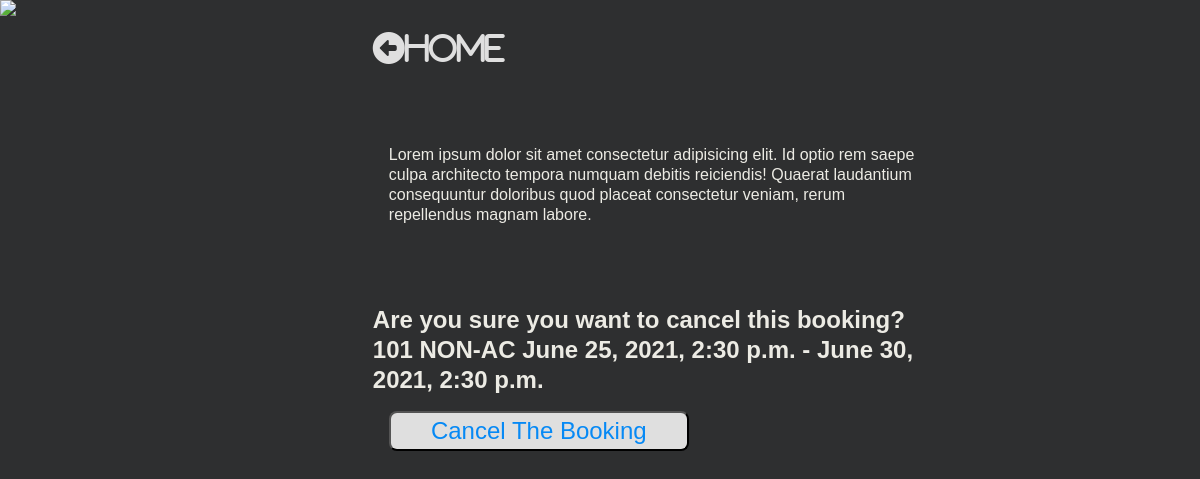
Page /booking/cancel/5 (signed in) on the committed database.
### main/models.py (models this page shows, shortened)
class Booking(models.Model):
    user = models.ForeignKey(settings.AUTH_USER_MODEL, on_delete=models.CASCADE)
    room = ForeignKey(Room, on_delete=models.CASCADE)
    check_in = models.DateTimeField()
    check_out = models.DateTimeField()
    def get_room_catagory(self):
        room_catagories = dict(self.room.Room_Catagories)
        room_catagory = room_catagories.get(self.room.catagory)
        return room_catagory

class Room(models.Model):
    Room_Catagories=(
        ('YAC', 'AC'),
        ('NAC', 'NON-AC'),
        ('DEL', 'DELUXE'),
        ('KIN', 'KING'),
        ('QUE', 'QUEEN'),
    )
    number = models.IntegerField()
    catagory = models.CharField(max_length=3, choices=Room_Catagories)
    beds = models.IntegerField()
    capasity = models.IntegerField()

### main/views.py (the view)
# urls.py: path('booking/cancel/<pk>',CancelBookingView.as_view(), name='CancelBookingView')
class CancelBookingView(LoginRequiredMixin, DeleteView):
    model = Booking
    success_url = reverse_lazy('booking')

### main/templates/main/booking_confirm_delete.html (shortened to what this page needs)
{% load static %}
<!DOCTYPE html>
<html lang="en">
<head>
    <link rel="stylesheet" href="{% static 'main/detail.css' %}">
</head>
<body>
    <div class="content">
        <div class="image">
            <img
                src="https://source.unsplash.com/a8iCZvtrHpQ/800x450">
        </div>
        <div class="room">
            <div class="home">
                <a href="{% url 'rooms' %}"><i class="fas fa-arrow-alt-circle-left">Home</i></a>
            </div>
            <div class="room-info">
                <p>Lorem ipsum dolor sit amet consectetur adipisicing elit. Id optio rem saepe culpa architecto tempora
                    numquam debitis reiciendis! Quaerat laudantium consequuntur doloribus quod placeat consectetur
                    veniam,
                    rerum repellendus magnam labore. </p>
            </div>
            <form id="booking-form" action="" method="POST">
                <h2>Are you sure you want to cancel this booking?  </h2>
                <h2>{{booking.room.number}} {{booking.get_room_catagory}} {{booking.check_in}} - {{booking.check_out}}</h2>
                <div class="input-div">
                    <button type="submit">Cancel The Booking</button>
                </div>
            </form>
        </div>
    </div>
</body>
</html>

### main/static/main/detail.css (style rules this page uses)
* { padding:0; margin:0; box-sizing: border-box; }
body { background-color: rgb(46, 47, 48); color: rgb(236, 235, 228); font-family: sans-serif; line-height: 1.25; height: 100vh; }
.content { display: flex; flex-direction: row; flex-wrap: wrap; width:100%; justify-content: left; }
.image { flex: 0.3; }
.room { flex:0.5; margin: 2rem; display:flex; text-align: left; align-items: start; flex-direction: column; }
.home { flex: 0.2; }
.room-info { flex: 0.4; margin: 5rem 1rem; }
form { display: flex; flex: 0.4 1 auto; flex-direction: column; }
.image img { flex:1; max-height: 99.2vh; }
i { color:#dfdfdf; font-size: 2rem; }
.input-div { flex: 1 1 auto; margin:1rem; display: flex; flex-direction: column; justify-content: space-between; }
input, button { flex:1; width:300px; border-radius: 0.5rem; line-height: 1.5; font-size: 1.5rem; color: #555; }
button { background-color: #dfdfdf; color:rgb(6, 137, 245); outline:none; }

### rows in the picture
Booking: room.number "101", get_room_catagory "NON-AC", check_in "June 25, 2021, 2:30 p.m.", check_out "June 30, 2021, 2:30 p.m."
